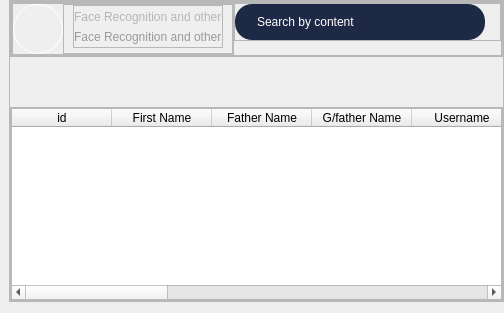
        <widget class="QWidget" name="widget_4" native="true">
         <layout class="QHBoxLayout" name="horizontalLayout_16">
          <property name="leftMargin">
           <number>9</number>
          </property>
          <property name="topMargin">
           <number>0</number>
          </property>
          <property name="rightMargin">
           <number>0</number>
          </property>
          <item>
           <widget class="QFrame" name="frame_20">
            <property name="frameShape">
             <enum>QFrame::StyledPanel</enum>
            </property>
            <property name="frameShadow">
             <enum>QFrame::Raised</enum>
            </property>
            <layout class="QVBoxLayout" name="verticalLayout_12">
             <property name="spacing">
              <number>50</number>
             </property>
             <property name="leftMargin">
              <number>0</number>
             </property>
             <property name="topMargin">
              <number>0</number>
             </property>
             <property name="rightMargin">
              <number>0</number>
             </property>
             <property name="bottomMargin">
              <number>0</number>
             </property>
             <item alignment="Qt::AlignTop">
              <widget class="QFrame" name="frame_19">
               <property name="frameShape">
                <enum>QFrame::StyledPanel</enum>
               </property>
               <property name="frameShadow">
                <enum>QFrame::Raised</enum>
               </property>
               <layout class="QHBoxLayout" name="horizontalLayout_14">
                <property name="leftMargin">
                 <number>0</number>
                </property>
                <property name="topMargin">
                 <number>0</number>
                </property>
                <property name="rightMargin">
                 <number>0</number>
                </property>
                <property name="bottomMargin">
                 <number>0</number>
                </property>
                <item alignment="Qt::AlignTop">
                 <widget class="QFrame" name="frame_24">
                  <property name="minimumSize">
                   <size>
                    <width>0</width>
                    <height>0</height>
                   </size>
                  </property>
                  <property name="styleSheet">
                   <string notr="true">margin:0;
</string>
                  </property>
                  <property name="frameShape">
                   <enum>QFrame::StyledPanel</enum>
                  </property>
                  <property name="frameShadow">
                   <enum>QFrame::Raised</enum>
                  </property>
                  <layout class="QHBoxLayout" name="horizontalLayout_17">
                   <property name="spacing">
                    <number>0</number>
                   </property>
                   <property name="leftMargin">
                    <number>0</number>
                   </property>
                   <property name="topMargin">
                    <number>0</number>
                   </property>
                   <property name="rightMargin">
                    <number>0</number>
                   </property>
                   <property name="bottomMargin">
                    <number>0</number>
                   </property>
                   <item>
                    <widget class="QFrame" name="frame_97">
                     <property name="frameShape">
                      <enum>QFrame::StyledPanel</enum>
                     </property>
                     <property name="frameShadow">
                      <enum>QFrame::Raised</enum>
                     </property>
                     <layout class="QHBoxLayout" name="horizontalLayout_54">
                      <property name="spacing">
                       <number>0</number>
                      </property>
                      <property name="leftMargin">
                       <number>0</number>
                      </property>
                      <property name="topMargin">
                       <number>0</number>
                      </property>
                      <property name="rightMargin">
                       <number>0</number>
                      </property>
                      <property name="bottomMargin">
                       <number>0</number>
                      </property>
                      <item>
                       <widget class="QLabel" name="label_55">
                        <property name="minimumSize">
                         <size>
                          <width>50</width>
                          <height>50</height>
                         </size>
                        </property>
                        <property name="maximumSize">
                         <size>
                          <width>50</width>
                          <height>50</height>
                         </size>
                        </property>
                        <property name="styleSheet">
                         <string notr="true">border-radius:25;
border-style:solid;
border-width:1;
border-color: rgb(255, 255, 255);
padding:6;</string>
                        </property>
                        <property name="text">
                         <string/>
                        </property>
                        <property name="pixmap">
                         <pixmap>images/amboLogo.PNG</pixmap>
                        </property>
                        <property name="scaledContents">
                         <bool>true</bool>
                        </property>
                       </widget>
                      </item>
                      <item>
                       <widget class="QFrame" name="frame_93">
                        <property name="frameShape">
                         <enum>QFrame::StyledPanel</enum>
                        </property>
                        <property name="frameShadow">
                         <enum>QFrame::Raised</enum>
                        </property>
                        <layout class="QVBoxLayout" name="verticalLayout_43">
                         <property name="leftMargin">
                          <number>9</number>
                         </property>
                         <property name="topMargin">
                          <number>0</number>
                         </property>
                         <property name="bottomMargin">
                          <number>5</number>
                         </property>
                         <item>
                          <widget class="QFrame" name="frame_94">
                           <property name="minimumSize">
                            <size>
                             <width>0</width>
                             <height>0</height>
                            </size>
                           </property>
                           <property name="frameShape">
                            <enum>QFrame::StyledPanel</enum>
                           </property>
                           <property name="frameShadow">
                            <enum>QFrame::Raised</enum>
                           </property>
                           <layout class="QVBoxLayout" name="verticalLayout_46">
                            <property name="spacing">
                             <number>0</number>
                            </property>
                            <property name="leftMargin">
                             <number>0</number>
                            </property>
                            <property name="topMargin">
                             <number>0</number>
                            </property>
                            <property name="rightMargin">
                             <number>0</number>
                            </property>
                            <property name="bottomMargin">
                             <number>0</number>
                            </property>
                            <item>
                             <widget class="QLabel" name="label_35">
                              <property name="styleSheet">
                               <string notr="true">color: rgb(204, 204, 204);
font: 10pt &quot;arial black&quot;;
margin:0;
color: rgb(182, 182, 182);</string>
                              </property>
                              <property name="text">
                               <string>Face Recognition and other</string>
                              </property>
                             </widget>
                            </item>
                            <item>
                             <widget class="QLabel" name="label_51">
                              <property name="styleSheet">
                               <string notr="true">color: rgb(154, 154, 154);
font: 10pt &quot;arial&quot;;
margin:0;</string>
                              </property>
                              <property name="text">
                               <string>Face Recognition and other</string>
                              </property>
                             </widget>
                            </item>
                           </layout>
                          </widget>
                         </item>
                        </layout>
                       </widget>
                      </item>
                     </layout>
                    </widget>
                   </item>
                   <item alignment="Qt::AlignRight|Qt::AlignTop">
                    <widget class="QFrame" name="frame_83">
                     <property name="frameShape">
                      <enum>QFrame::StyledPanel</enum>
                     </property>
                     <property name="frameShadow">
                      <enum>QFrame::Raised</enum>
                     </property>
                     <layout class="QHBoxLayout" name="horizontalLayout_53">
                      <property name="spacing">
                       <number>15</number>
                      </property>
                      <property name="leftMargin">
                       <number>0</number>
                      </property>
                      <property name="topMargin">
                       <number>0</number>
                      </property>
                      <property name="rightMargin">
                       <number>15</number>
                      </property>
                      <property name="bottomMargin">
                       <number>0</number>
                      </property>
                      <item alignment="Qt::AlignRight">
                       <widget class="QLineEdit" name="lineEdit_2">
                        <property name="minimumSize">
                         <size>
                          <width>250</width>
                          <height>0</height>
                         </size>
                        </property>
                        <property name="styleSheet">
                         <string notr="true">background-color: rgb(30, 41, 70);
padding:10;
padding-left:20;
border-radius:17;
color: rgb(255, 255, 255);
border-style:none;
border-width:1;
border-color: rgb(220, 220, 220);</string>
                        </property>
                        <property name="inputMask">
                         <string/>
                        </property>
                        <property name="text">
                         <string notr="true" comment="Search by content" extracomment="Search by content">Search by content</string>
                        </property>
                        <property name="maxLength">
                         <number>32767</number>
                        </property>
                        <property name="echoMode">
                         <enum>QLineEdit::Normal</enum>
                        </property>
                       </widget>
                      </item>
                     </layout>
                    </widget>
                   </item>
                  </layout>
                 </widget>
                </item>
               </layout>
              </widget>
             </item>
             <item>
              <widget class="QFrame" name="frame_21">
               <property name="sizePolicy">
                <sizepolicy hsizetype="Expanding" vsizetype="Expanding">
                 <horstretch>0</horstretch>
                 <verstretch>0</verstretch>
                </sizepolicy>
               </property>
               <property name="frameShape">
                <enum>QFrame::StyledPanel</enum>
               </property>
               <property name="frameShadow">
                <enum>QFrame::Raised</enum>
               </property>
               <layout class="QHBoxLayout" name="horizontalLayout_15">
                <property name="spacing">
                 <number>0</number>
                </property>
                <property name="leftMargin">
                 <number>0</number>
                </property>
                <property name="topMargin">
                 <number>0</number>
                </property>
                <property name="rightMargin">
                 <number>0</number>
                </property>
                <property name="bottomMargin">
                 <number>0</number>
                </property>
                <item>
                 <widget class="QTableWidget" name="tableWidget">
                  <property name="styleSheet">
                   <string notr="true">


QHeaderView::section{
height:40px;
	
	background-color: rgb(17, 24, 40);
border-top:0px solid 4181C0;
border-bottom:0px solid 4181C0;
border-right:0px solid 4181C0;
border-left:0px solid 4181C0;
	
	
	color: rgb(255, 255, 255);
	font: 10pt &quot;arial&quot;;

}

background-color: rgb(255, 255, 255);
border:0px solid;
background-color: rgb(30, 41, 70);
border-radius:0;

color: rgb(255, 255, 255);
margin:0;
</string>
                  </property>
                  <column>
                   <property name="text">
                    <string>id</string>
                   </property>
                  </column>
                  <column>
                   <property name="text">
                    <string>First Name</string>
                   </property>
                   <property name="toolTip">
                    <string extracomment="name"/>
                   </property>
                  </column>
                  <column>
                   <property name="text">
                    <string>Father Name</string>
                   </property>
                  </column>
                  <column>
                   <property name="text">
                    <string>G/father Name</string>
                   </property>
                  </column>
                  <column>
                   <property name="text">
                    <string>Username</string>
                   </property>
                  </column>
                  <column>
                   <property name="text">
                    <string>Age</string>
                   </property>
                  </column>
                  <column>
                   <property name="text">
                    <string>DOB</string>
                   </property>
                  </column>
                  <column>
                   <property name="text">
                    <string>Department</string>
                   </property>
                  </column>
                  <column>
                   <property name="text">
                    <string>Gender</string>
                   </property>
                  </column>
                  <column>
                   <property name="text">
                    <string>Photo</string>
                   </property>
                  </column>
                  <column>
                   <property name="text">
                    <string>Phone Number</string>
                   </property>
                  </column>
                  <column>
                   <property name="text">
                    <string>New Column</string>
                   </property>
                  </column>
                  <column>
                   <property name="text">
                    <string>Address</string>
                   </property>
                  </column>
                 </widget>
                </item>
               </layout>
              </widget>
             </item>
            </layout>
           </widget>
          </item>
         </layout>
        </widget>
